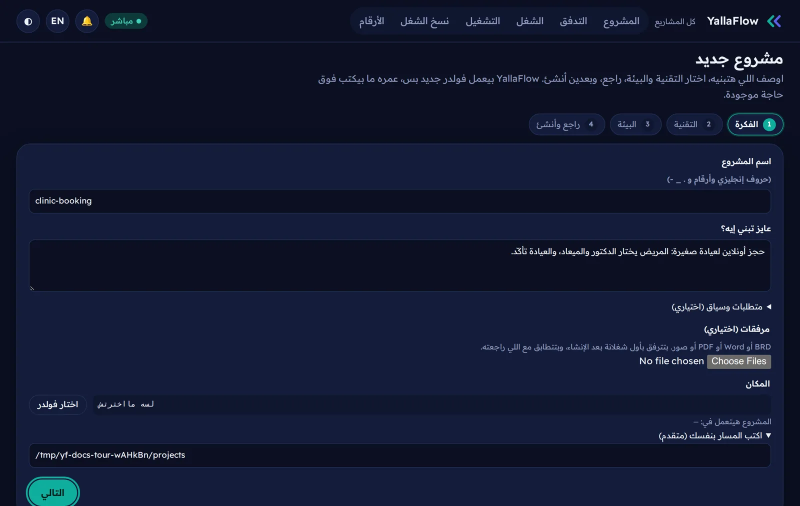
#> input picture docs/images/tour/00-new-project-ar.webp, 1600 x 1012 px, given in place of 03-work-board-en.webp, which was not available (shown at 1/2 size)
$ python make-hero.py
#> lines starting #> are read from the running program, lines starting #| are printed output that depends on the picture
"""Build docs/images/tour/hero.gif, the README's animated hero (PF-0076).

Four real console screens from the tour (captured by capture.mjs), each with a caption band:
a request moving, an item at work, an item done and proven, and the project running.

Usage: python3 research/docs-tour/make-hero.py   (needs Pillow and the Noto Sans fonts)
"""
import os

from PIL import Image, ImageDraw, ImageFont

HERE = os.path.dirname(os.path.abspath(__file__))
TOUR = os.path.join(HERE, '..', '..', 'docs', 'images', 'tour')
WIDTH = 960
BAND = 72
NAVY = (10, 17, 31)
TEAL = (78, 208, 165)
BLUE = (100, 133, 206)
WHITE = (232, 238, 245)
MUTED = (154, 171, 189)
FONT_DIR = '/usr/share/fonts/truetype/noto'
BOLD = ImageFont.truetype(os.path.join(FONT_DIR, 'NotoSans-Bold.ttf'), 24)
REGULAR = ImageFont.truetype(os.path.join(FONT_DIR, 'NotoSans-Regular.ttf'), 18)

FRAMES = [
    ('03-work-board-en', '1', 'Describe it in your words', 'Your agent picks it up. Every request moves, % from evidence.'),
    ('04-item-in-progress-en', '2', 'Understand → Decide → Change → Verify', 'Each station hands off what it learned; the next step is always named.'),
    ('05-item-done-en', '3', 'Done means proven', 'Verified with evidence, then remembered for the next session.'),
    ('09-setup-running-en', '4', 'Press Start project', 'The agent proposed how it runs; you trusted it once. One page to run it.'),
]


def frame(name, step, title, line):
#> called with name = '03-work-board-en', step = '1', title = 'Describe it in your words'
    shot = Image.open(os.path.join(TOUR, name + '.webp')).convert('RGB')
#> shot is the input picture: PIL image 1600x1012 RGB; mean R, G, B 18.6, 25.3, 49.9
    shot = shot.resize((WIDTH, round(shot.height * WIDTH / shot.width)), Image.LANCZOS)
#> shot: PIL image 960x607 RGB
    shot = shot.crop((0, 0, WIDTH, 540))  # the top of each screen carries the story
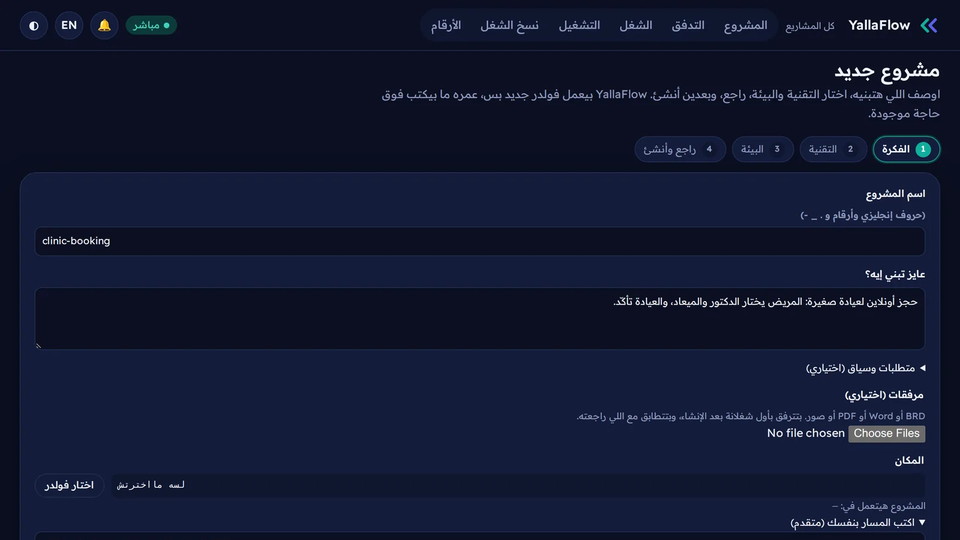
#> shot: PIL image 960x540 RGB; mean R, G, B 18.6, 24.7, 49.3
    canvas = Image.new('RGB', (WIDTH, BAND + shot.height), NAVY)
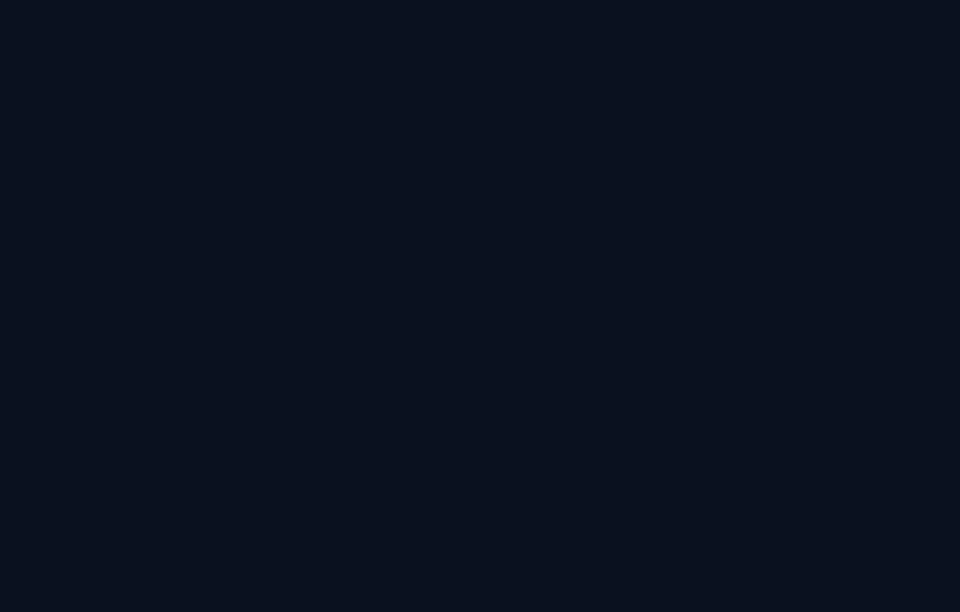
#> canvas: PIL image 960x612 RGB; mean R, G, B 10, 17, 31
    canvas.paste(shot, (0, BAND))
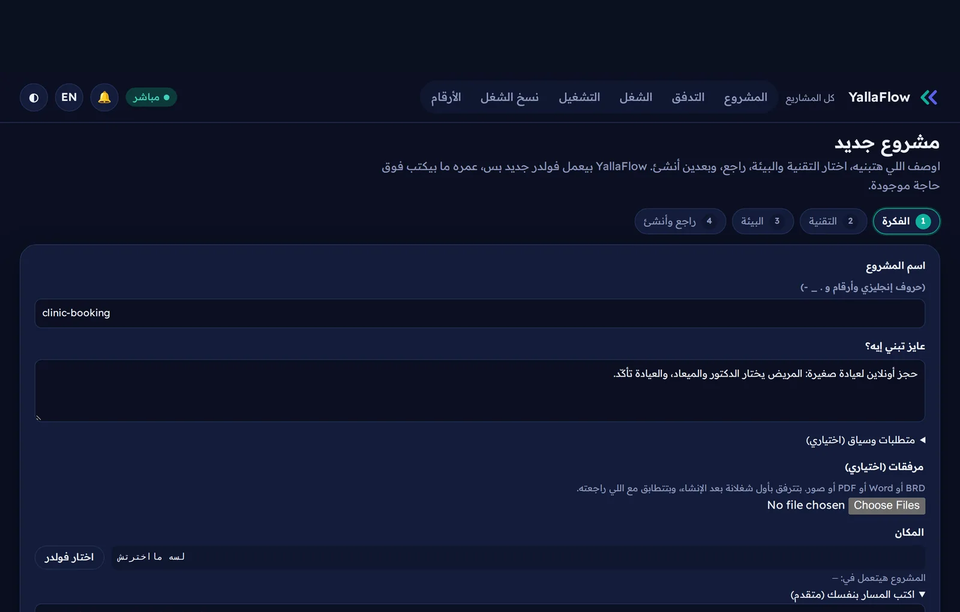
#> canvas: PIL image 960x612 RGB; mean R, G, B 17.6, 23.8, 47.1
    draw = ImageDraw.Draw(canvas)
    draw.rounded_rectangle((20, 18, 56, 54), radius=9, fill=TEAL)
    draw.text((38, 36), step, font=BOLD, fill=NAVY, anchor='mm')
    draw.text((72, 9), title, font=BOLD, fill=WHITE)
    draw.text((72, 42), line, font=REGULAR, fill=MUTED)
    for i in range(4):  # progress dots
        x = WIDTH - 30 - (3 - i) * 22
        draw.ellipse((x - 6, 30, x + 6, 42), fill=TEAL if i <= int(step) - 1 else (43, 62, 84))
    draw.line((0, BAND - 1, WIDTH, BAND - 1), fill=BLUE, width=2)
    return canvas


frames = [frame(*spec) for spec in FRAMES]
#> call 2 of frame, with name = '04-item-in-progress-en', step = '2', title = 'Understand → Decide → Change → Verify'
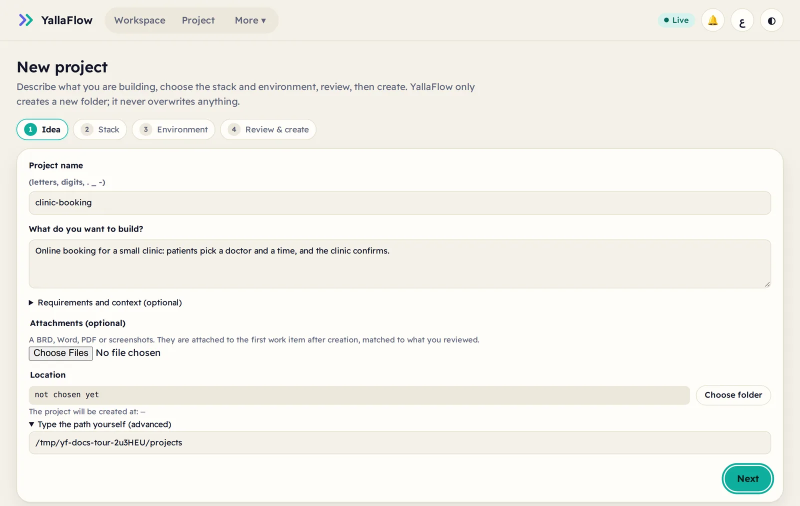
#> input picture docs/images/tour/00-new-project-en.webp, 1600 x 1012 px, given in place of 04-item-in-progress-en.webp, which was not available (shown at 1/2 size)
#> in frame, shot is the input picture: PIL image 1600x1012 RGB; mean R, G, B 243.8, 242.4, 236.3
#> in frame (call 2), `shot = shot.resize((WIDTH, round(shot.height * WIDTH / shot.width)), I..`:
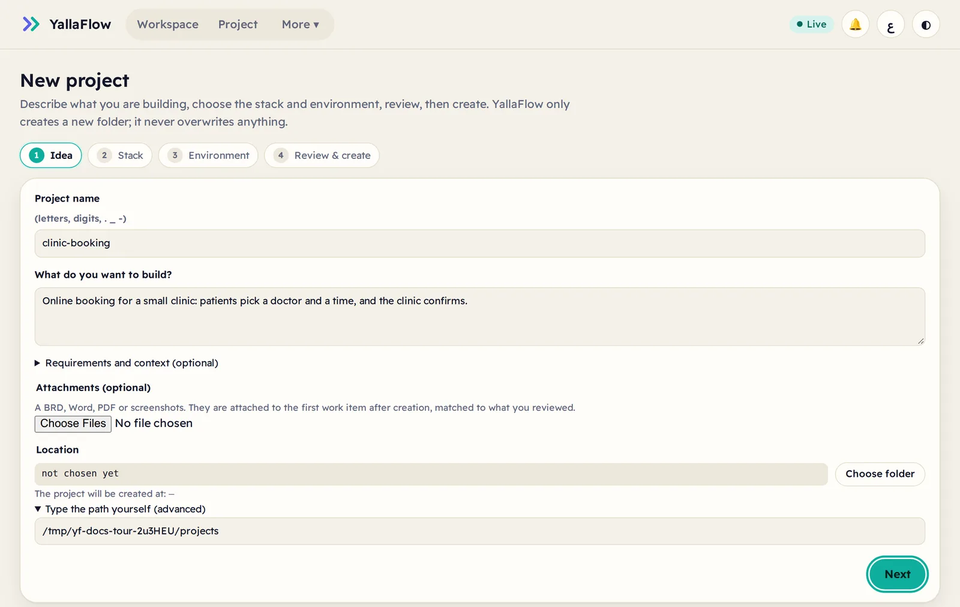
#> shot: PIL image 960x607 RGB; mean R, G, B 243.7, 242.3, 236.3
#> in frame (call 2), `shot = shot.crop((0, 0, WIDTH, 540))`:
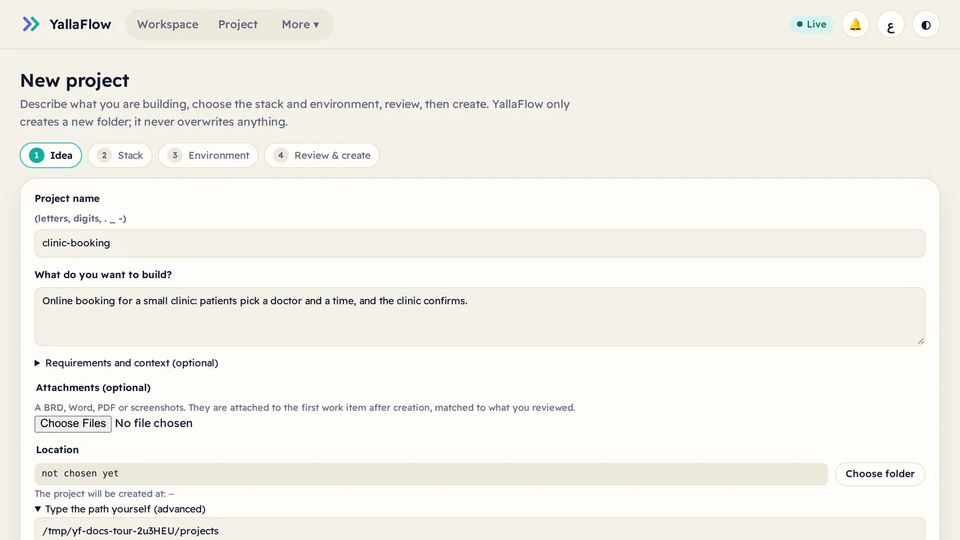
#> shot: PIL image 960x540 RGB; mean R, G, B 243.7, 241.8, 235.6
#> in frame (call 2), `canvas.paste(shot, (0, BAND))`:
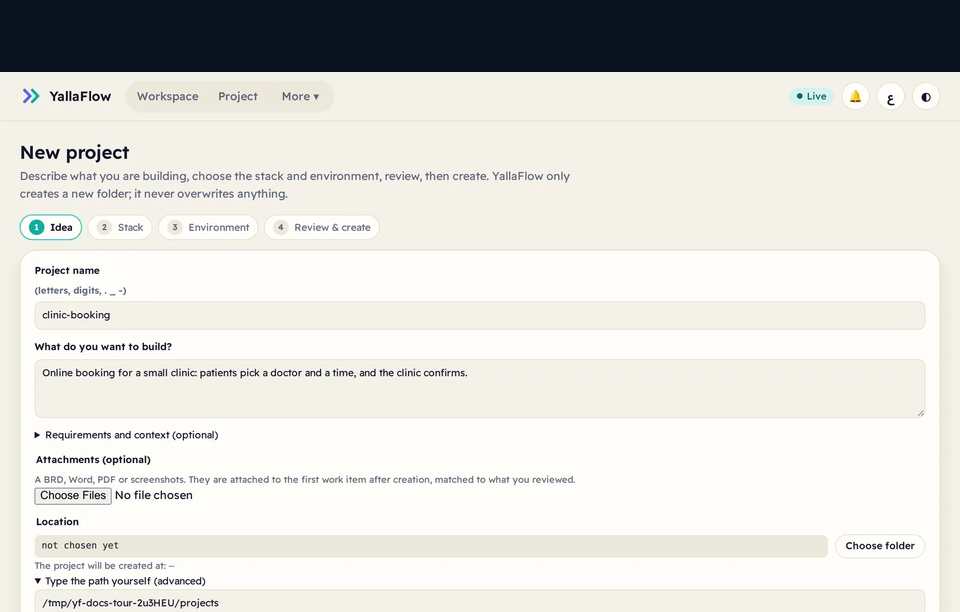
#> canvas: PIL image 960x612 RGB; mean R, G, B 216.2, 215.3, 211.6
#> (the run stopped early here; a loop or call above may not have finished)
